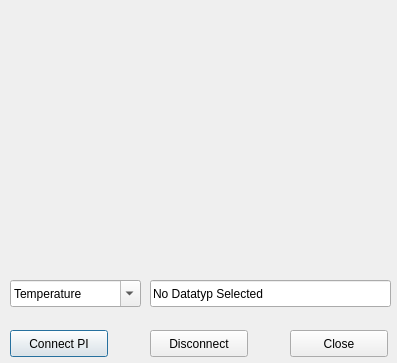
<?xml version="1.0" encoding="UTF-8"?>
<ui version="4.0">
 <class>Dialog</class>
 <widget class="QDialog" name="Dialog">
  <property name="geometry">
   <rect>
    <x>0</x>
    <y>0</y>
    <width>397</width>
    <height>363</height>
   </rect>
  </property>
  <property name="windowTitle">
   <string>Dialog</string>
  </property>
  <widget class="QComboBox" name="cBDataSelection">
   <property name="geometry">
    <rect>
     <x>10</x>
     <y>280</y>
     <width>131</width>
     <height>27</height>
    </rect>
   </property>
   <property name="acceptDrops">
    <bool>true</bool>
   </property>
   <property name="editable">
    <bool>true</bool>
   </property>
   <property name="currentIndex">
    <number>0</number>
   </property>
   <property name="maxVisibleItems">
    <number>3</number>
   </property>
   <property name="maxCount">
    <number>3</number>
   </property>
   <item>
    <property name="text">
     <string>Temperature</string>
    </property>
   </item>
   <item>
    <property name="text">
     <string>Air Humidity</string>
    </property>
   </item>
   <item>
    <property name="text">
     <string>No Data</string>
    </property>
   </item>
  </widget>
  <widget class="QPushButton" name="pbConnect">
   <property name="geometry">
    <rect>
     <x>10</x>
     <y>330</y>
     <width>98</width>
     <height>27</height>
    </rect>
   </property>
   <property name="text">
    <string>Connect PI</string>
   </property>
  </widget>
  <widget class="QPushButton" name="pbDisconnect">
   <property name="geometry">
    <rect>
     <x>150</x>
     <y>330</y>
     <width>98</width>
     <height>27</height>
    </rect>
   </property>
   <property name="text">
    <string>Disconnect</string>
   </property>
  </widget>
  <widget class="QLineEdit" name="tlTextline">
   <property name="geometry">
    <rect>
     <x>150</x>
     <y>280</y>
     <width>241</width>
     <height>27</height>
    </rect>
   </property>
   <property name="text">
    <string>No Datatyp Selected</string>
   </property>
  </widget>
  <widget class="QPushButton" name="pbClose">
   <property name="geometry">
    <rect>
     <x>290</x>
     <y>330</y>
     <width>98</width>
     <height>27</height>
    </rect>
   </property>
   <property name="text">
    <string>Close</string>
   </property>
  </widget>
  <widget class="matplotlibWidget" name="widget" native="true">
   <property name="geometry">
    <rect>
     <x>10</x>
     <y>10</y>
     <width>381</width>
     <height>261</height>
    </rect>
   </property>
  </widget>
 </widget>
 <customwidgets>
  <customwidget>
   <class>matplotlibWidget</class>
   <extends>QWidget</extends>
   <header>matplotlibwidgetFile</header>
   <container>1</container>
  </customwidget>
 </customwidgets>
 <resources/>
 <connections>
  <connection>
   <sender>cBDataSelection</sender>
   <signal>currentIndexChanged(int)</signal>
   <receiver>tlTextline</receiver>
   <slot>clear()</slot>
   <hints>
    <hint type="sourcelabel">
     <x>75</x>
     <y>223</y>
    </hint>
    <hint type="destinationlabel">
     <x>270</x>
     <y>223</y>
    </hint>
   </hints>
  </connection>
  <connection>
   <sender>pbConnect</sender>
   <signal>clicked()</signal>
   <receiver>tlTextline</receiver>
   <slot>clear()</slot>
   <hints>
    <hint type="sourcelabel">
     <x>58</x>
     <y>273</y>
    </hint>
    <hint type="destinationlabel">
     <x>270</x>
     <y>223</y>
    </hint>
   </hints>
  </connection>
  <connection>
   <sender>pbDisconnect</sender>
   <signal>clicked()</signal>
   <receiver>tlTextline</receiver>
   <slot>clear()</slot>
   <hints>
    <hint type="sourcelabel">
     <x>168</x>
     <y>273</y>
    </hint>
    <hint type="destinationlabel">
     <x>270</x>
     <y>223</y>
    </hint>
   </hints>
  </connection>
  <connection>
   <sender>pbClose</sender>
   <signal>clicked()</signal>
   <receiver>Dialog</receiver>
   <slot>reject()</slot>
   <hints>
    <hint type="sourcelabel">
     <x>338</x>
     <y>273</y>
    </hint>
    <hint type="destinationlabel">
     <x>199</x>
     <y>149</y>
    </hint>
   </hints>
  </connection>
 </connections>
</ui>
